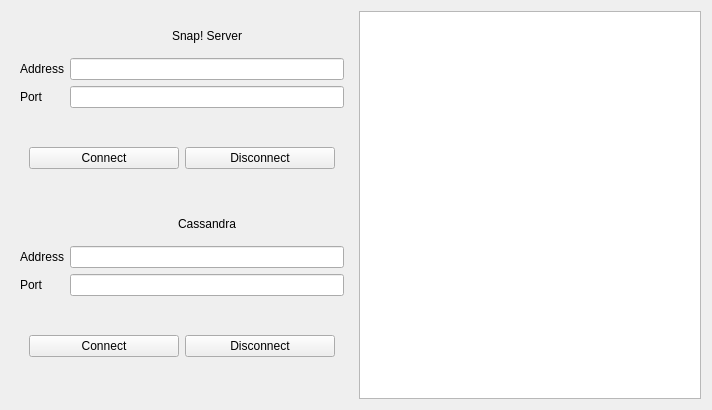
<?xml version="1.0" encoding="UTF-8"?>
<ui version="4.0">
 <class>connectForm</class>
 <widget class="QWidget" name="connectForm">
  <property name="geometry">
   <rect>
    <x>0</x>
    <y>0</y>
    <width>712</width>
    <height>410</height>
   </rect>
  </property>
  <property name="windowTitle">
   <string>Domains</string>
  </property>
  <layout class="QHBoxLayout" name="horizontalLayout">
   <item>
    <widget class="QFrame" name="verticalFrame">
     <property name="minimumSize">
      <size>
       <width>0</width>
       <height>20</height>
      </size>
     </property>
     <layout class="QVBoxLayout" name="verticalLayout">
      <item>
       <layout class="QGridLayout" name="gridLayout">
        <item row="1" column="1">
         <widget class="QLineEdit" name="lineEdit_4"/>
        </item>
        <item row="2" column="1">
         <widget class="QLineEdit" name="lineEdit_3"/>
        </item>
        <item row="1" column="0">
         <widget class="QLabel" name="label_10">
          <property name="text">
           <string>Address</string>
          </property>
         </widget>
        </item>
        <item row="2" column="0">
         <widget class="QLabel" name="label_12">
          <property name="text">
           <string>Port</string>
          </property>
         </widget>
        </item>
        <item row="0" column="1">
         <widget class="QLabel" name="label_13">
          <property name="text">
           <string>Snap! Server</string>
          </property>
          <property name="alignment">
           <set>Qt::AlignCenter</set>
          </property>
         </widget>
        </item>
       </layout>
      </item>
      <item>
       <widget class="QFrame" name="horizontalFrame">
        <layout class="QHBoxLayout" name="horizontalLayout_12">
         <item>
          <widget class="QPushButton" name="saveButton_10">
           <property name="text">
            <string>Connect</string>
           </property>
          </widget>
         </item>
         <item>
          <widget class="QPushButton" name="cancelButton_10">
           <property name="text">
            <string>Disconnect</string>
           </property>
          </widget>
         </item>
        </layout>
       </widget>
      </item>
      <item>
       <layout class="QGridLayout" name="gridLayout_1">
        <item row="1" column="1">
         <widget class="QLineEdit" name="lineEdit"/>
        </item>
        <item row="2" column="1">
         <widget class="QLineEdit" name="lineEdit_2"/>
        </item>
        <item row="1" column="0">
         <widget class="QLabel" name="label">
          <property name="text">
           <string>Address</string>
          </property>
         </widget>
        </item>
        <item row="2" column="0">
         <widget class="QLabel" name="label_2">
          <property name="text">
           <string>Port</string>
          </property>
         </widget>
        </item>
        <item row="0" column="1">
         <widget class="QLabel" name="label_3">
          <property name="text">
           <string>Cassandra</string>
          </property>
          <property name="alignment">
           <set>Qt::AlignCenter</set>
          </property>
         </widget>
        </item>
       </layout>
      </item>
      <item>
       <widget class="QFrame" name="horizontalFrame_1">
        <layout class="QHBoxLayout" name="horizontalLayout_2">
         <item>
          <widget class="QPushButton" name="saveButton">
           <property name="text">
            <string>Connect</string>
           </property>
          </widget>
         </item>
         <item>
          <widget class="QPushButton" name="cancelButton">
           <property name="text">
            <string>Disconnect</string>
           </property>
          </widget>
         </item>
        </layout>
       </widget>
      </item>
     </layout>
    </widget>
   </item>
   <item>
    <widget class="QListWidget" name="listWidget"/>
   </item>
  </layout>
 </widget>
 <resources/>
 <connections/>
</ui>
